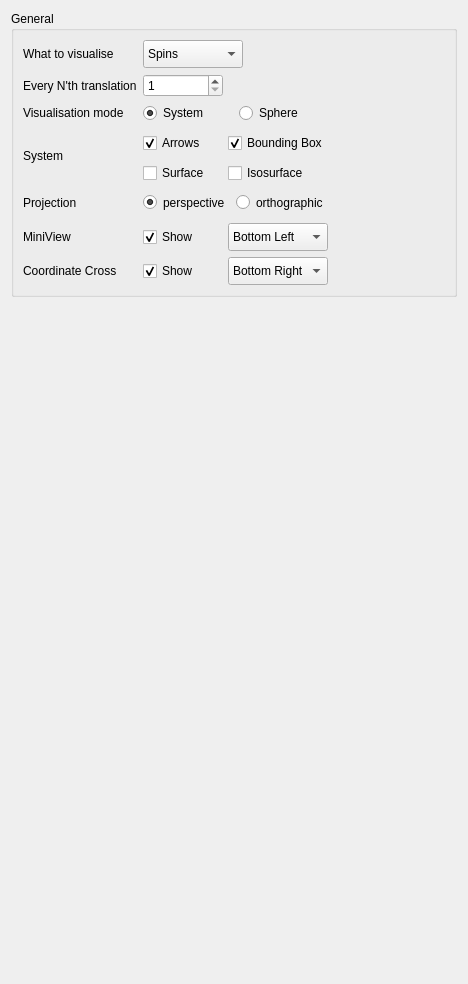
         <widget class="QWidget" name="page">
          <property name="geometry">
           <rect>
            <x>0</x>
            <y>0</y>
            <width>468</width>
            <height>984</height>
           </rect>
          </property>
          <attribute name="label">
           <string>General</string>
          </attribute>
          <layout class="QGridLayout" name="gridLayout_2">
           <item row="0" column="0">
            <widget class="QGroupBox" name="groupBox_13">
             <property name="title">
              <string>General</string>
             </property>
             <layout class="QGridLayout" name="gridLayout_61">
              <item row="10" column="0">
               <widget class="QLabel" name="label_58">
                <property name="maximumSize">
                 <size>
                  <width>120</width>
                  <height>16777215</height>
                 </size>
                </property>
                <property name="text">
                 <string>Coordinate Cross</string>
                </property>
               </widget>
              </item>
              <item row="2" column="2">
               <widget class="QSpinBox" name="spinBox_n_cell_steps">
                <property name="maximumSize">
                 <size>
                  <width>80</width>
                  <height>16777215</height>
                 </size>
                </property>
                <property name="minimum">
                 <number>1</number>
                </property>
               </widget>
              </item>
              <item row="2" column="0">
               <widget class="QLabel" name="label_40">
                <property name="text">
                 <string>Every N'th translation</string>
                </property>
               </widget>
              </item>
              <item row="5" column="0">
               <widget class="QLabel" name="label_46">
                <property name="minimumSize">
                 <size>
                  <width>0</width>
                  <height>28</height>
                 </size>
                </property>
                <property name="maximumSize">
                 <size>
                  <width>100</width>
                  <height>16777215</height>
                 </size>
                </property>
                <property name="text">
                 <string>Projection</string>
                </property>
               </widget>
              </item>
              <item row="5" column="2">
               <layout class="QHBoxLayout" name="horizontalLayout">
                <item>
                 <widget class="QRadioButton" name="radioButton_perspectiveProjection">
                  <property name="minimumSize">
                   <size>
                    <width>0</width>
                    <height>25</height>
                   </size>
                  </property>
                  <property name="maximumSize">
                   <size>
                    <width>100</width>
                    <height>16777215</height>
                   </size>
                  </property>
                  <property name="text">
                   <string>perspective</string>
                  </property>
                  <property name="checked">
                   <bool>true</bool>
                  </property>
                  <attribute name="buttonGroup">
                   <string notr="true">buttonGroup_2</string>
                  </attribute>
                 </widget>
                </item>
                <item>
                 <widget class="QRadioButton" name="radioButton_orthographicProjection">
                  <property name="minimumSize">
                   <size>
                    <width>0</width>
                    <height>25</height>
                   </size>
                  </property>
                  <property name="maximumSize">
                   <size>
                    <width>100</width>
                    <height>16777215</height>
                   </size>
                  </property>
                  <property name="text">
                   <string>orthographic</string>
                  </property>
                  <attribute name="buttonGroup">
                   <string notr="true">buttonGroup_2</string>
                  </attribute>
                 </widget>
                </item>
               </layout>
              </item>
              <item row="4" column="2">
               <layout class="QGridLayout" name="gridLayout_67">
                <item row="2" column="4">
                 <widget class="QCheckBox" name="checkBox_show_isosurface">
                  <property name="maximumSize">
                   <size>
                    <width>100</width>
                    <height>16777215</height>
                   </size>
                  </property>
                  <property name="text">
                   <string>Isosurface</string>
                  </property>
                 </widget>
                </item>
                <item row="2" column="1">
                 <widget class="QCheckBox" name="checkBox_show_surface">
                  <property name="maximumSize">
                   <size>
                    <width>100</width>
                    <height>16777215</height>
                   </size>
                  </property>
                  <property name="text">
                   <string>Surface</string>
                  </property>
                 </widget>
                </item>
                <item row="0" column="1">
                 <widget class="QCheckBox" name="checkBox_show_arrows">
                  <property name="maximumSize">
                   <size>
                    <width>100</width>
                    <height>16777215</height>
                   </size>
                  </property>
                  <property name="text">
                   <string>Arrows</string>
                  </property>
                  <property name="checked">
                   <bool>true</bool>
                  </property>
                 </widget>
                </item>
                <item row="0" column="4">
                 <widget class="QCheckBox" name="checkBox_showBoundingBox">
                  <property name="minimumSize">
                   <size>
                    <width>0</width>
                    <height>28</height>
                   </size>
                  </property>
                  <property name="maximumSize">
                   <size>
                    <width>100</width>
                    <height>16777215</height>
                   </size>
                  </property>
                  <property name="text">
                   <string>Bounding Box</string>
                  </property>
                  <property name="checked">
                   <bool>true</bool>
                  </property>
                 </widget>
                </item>
               </layout>
              </item>
              <item row="1" column="0">
               <widget class="QLabel" name="label_22">
                <property name="minimumSize">
                 <size>
                  <width>0</width>
                  <height>28</height>
                 </size>
                </property>
                <property name="maximumSize">
                 <size>
                  <width>120</width>
                  <height>16777215</height>
                 </size>
                </property>
                <property name="text">
                 <string>What to visualise</string>
                </property>
               </widget>
              </item>
              <item row="9" column="0">
               <widget class="QLabel" name="label_57">
                <property name="maximumSize">
                 <size>
                  <width>100</width>
                  <height>16777215</height>
                 </size>
                </property>
                <property name="text">
                 <string>MiniView</string>
                </property>
               </widget>
              </item>
              <item row="3" column="0">
               <widget class="QLabel" name="label_55">
                <property name="maximumSize">
                 <size>
                  <width>120</width>
                  <height>16777215</height>
                 </size>
                </property>
                <property name="text">
                 <string>Visualisation mode</string>
                </property>
               </widget>
              </item>
              <item row="1" column="2">
               <widget class="QComboBox" name="comboBox_VisualisationSource">
                <property name="minimumSize">
                 <size>
                  <width>0</width>
                  <height>28</height>
                 </size>
                </property>
                <property name="maximumSize">
                 <size>
                  <width>100</width>
                  <height>16777215</height>
                 </size>
                </property>
                <property name="currentText">
                 <string>Spins</string>
                </property>
                <item>
                 <property name="text">
                  <string>Spins</string>
                 </property>
                </item>
                <item>
                 <property name="text">
                  <string>Effective Field</string>
                 </property>
                </item>
                <item>
                 <property name="text">
                  <string>External Magnetic Field</string>
                 </property>
                </item>
               </widget>
              </item>
              <item row="9" column="2">
               <layout class="QGridLayout" name="gridLayout_73">
                <item row="0" column="0">
                 <widget class="QCheckBox" name="checkBox_showMiniView">
                  <property name="maximumSize">
                   <size>
                    <width>100</width>
                    <height>16777215</height>
                   </size>
                  </property>
                  <property name="text">
                   <string>Show</string>
                  </property>
                  <property name="checked">
                   <bool>true</bool>
                  </property>
                 </widget>
                </item>
                <item row="0" column="2">
                 <widget class="QComboBox" name="comboBox_miniViewPosition">
                  <property name="minimumSize">
                   <size>
                    <width>0</width>
                    <height>28</height>
                   </size>
                  </property>
                  <property name="maximumSize">
                   <size>
                    <width>100</width>
                    <height>16777215</height>
                   </size>
                  </property>
                  <item>
                   <property name="text">
                    <string>Bottom Left</string>
                   </property>
                  </item>
                  <item>
                   <property name="text">
                    <string>Bottom Right</string>
                   </property>
                  </item>
                  <item>
                   <property name="text">
                    <string>Top Left</string>
                   </property>
                  </item>
                  <item>
                   <property name="text">
                    <string>Top Right</string>
                   </property>
                  </item>
                 </widget>
                </item>
               </layout>
              </item>
              <item row="10" column="2">
               <layout class="QGridLayout" name="gridLayout_74">
                <item row="0" column="0">
                 <widget class="QCheckBox" name="checkBox_showCoordinateSystem">
                  <property name="maximumSize">
                   <size>
                    <width>100</width>
                    <height>16777215</height>
                   </size>
                  </property>
                  <property name="text">
                   <string>Show</string>
                  </property>
                  <property name="checked">
                   <bool>true</bool>
                  </property>
                 </widget>
                </item>
                <item row="0" column="1">
                 <widget class="QComboBox" name="comboBox_coordinateSystemPosition">
                  <property name="minimumSize">
                   <size>
                    <width>0</width>
                    <height>28</height>
                   </size>
                  </property>
                  <property name="maximumSize">
                   <size>
                    <width>100</width>
                    <height>16777215</height>
                   </size>
                  </property>
                  <property name="currentIndex">
                   <number>1</number>
                  </property>
                  <item>
                   <property name="text">
                    <string>Bottom Left</string>
                   </property>
                  </item>
                  <item>
                   <property name="text">
                    <string>Bottom Right</string>
                   </property>
                  </item>
                  <item>
                   <property name="text">
                    <string>Top Left</string>
                   </property>
                  </item>
                  <item>
                   <property name="text">
                    <string>Top Right</string>
                   </property>
                  </item>
                 </widget>
                </item>
               </layout>
              </item>
              <item row="4" column="0">
               <widget class="QLabel" name="label_56">
                <property name="maximumSize">
                 <size>
                  <width>100</width>
                  <height>16777215</height>
                 </size>
                </property>
                <property name="text">
                 <string>System</string>
                </property>
               </widget>
              </item>
              <item row="3" column="2">
               <layout class="QGridLayout" name="gridLayout_76">
                <item row="0" column="2">
                 <widget class="QRadioButton" name="radioButton_vismode_sphere">
                  <property name="maximumSize">
                   <size>
                    <width>100</width>
                    <height>16777215</height>
                   </size>
                  </property>
                  <property name="text">
                   <string>Sphere</string>
                  </property>
                  <attribute name="buttonGroup">
                   <string notr="true">buttonGroup</string>
                  </attribute>
                 </widget>
                </item>
                <item row="0" column="0">
                 <widget class="QRadioButton" name="radioButton_vismode_system">
                  <property name="maximumSize">
                   <size>
                    <width>100</width>
                    <height>16777215</height>
                   </size>
                  </property>
                  <property name="text">
                   <string>System</string>
                  </property>
                  <property name="checked">
                   <bool>true</bool>
                  </property>
                  <attribute name="buttonGroup">
                   <string notr="true">buttonGroup</string>
                  </attribute>
                 </widget>
                </item>
               </layout>
              </item>
              <item row="1" column="3">
               <spacer name="horizontalSpacer_21">
                <property name="orientation">
                 <enum>Qt::Horizontal</enum>
                </property>
                <property name="sizeHint" stdset="0">
                 <size>
                  <width>40</width>
                  <height>20</height>
                 </size>
                </property>
               </spacer>
              </item>
             </layout>
            </widget>
           </item>
           <item row="1" column="0">
            <spacer name="verticalSpacer_20">
             <property name="orientation">
              <enum>Qt::Vertical</enum>
             </property>
             <property name="sizeType">
              <enum>QSizePolicy::Expanding</enum>
             </property>
             <property name="sizeHint" stdset="0">
              <size>
               <width>20</width>
               <height>30</height>
              </size>
             </property>
            </spacer>
           </item>
          </layout>
         </widget>
